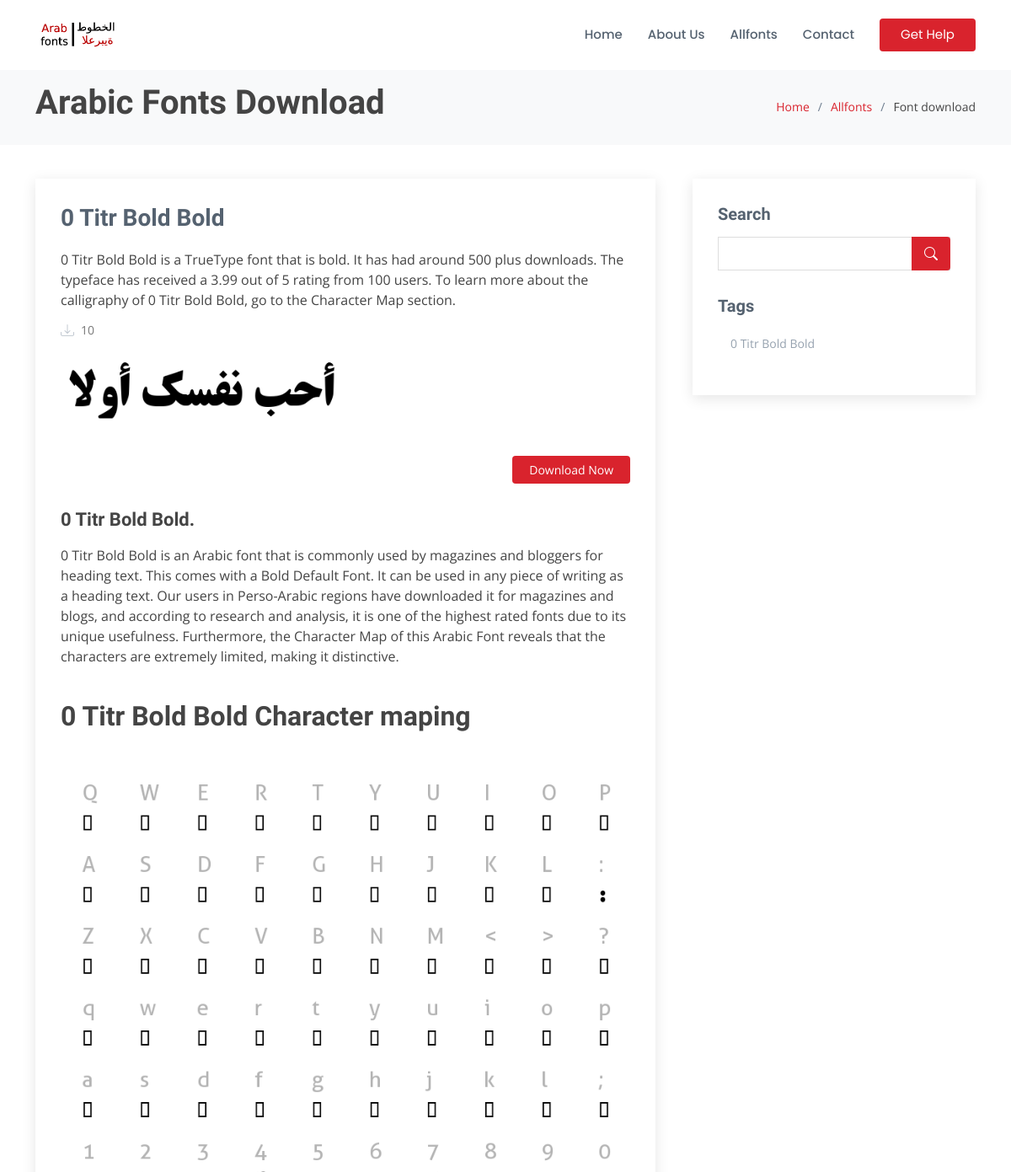
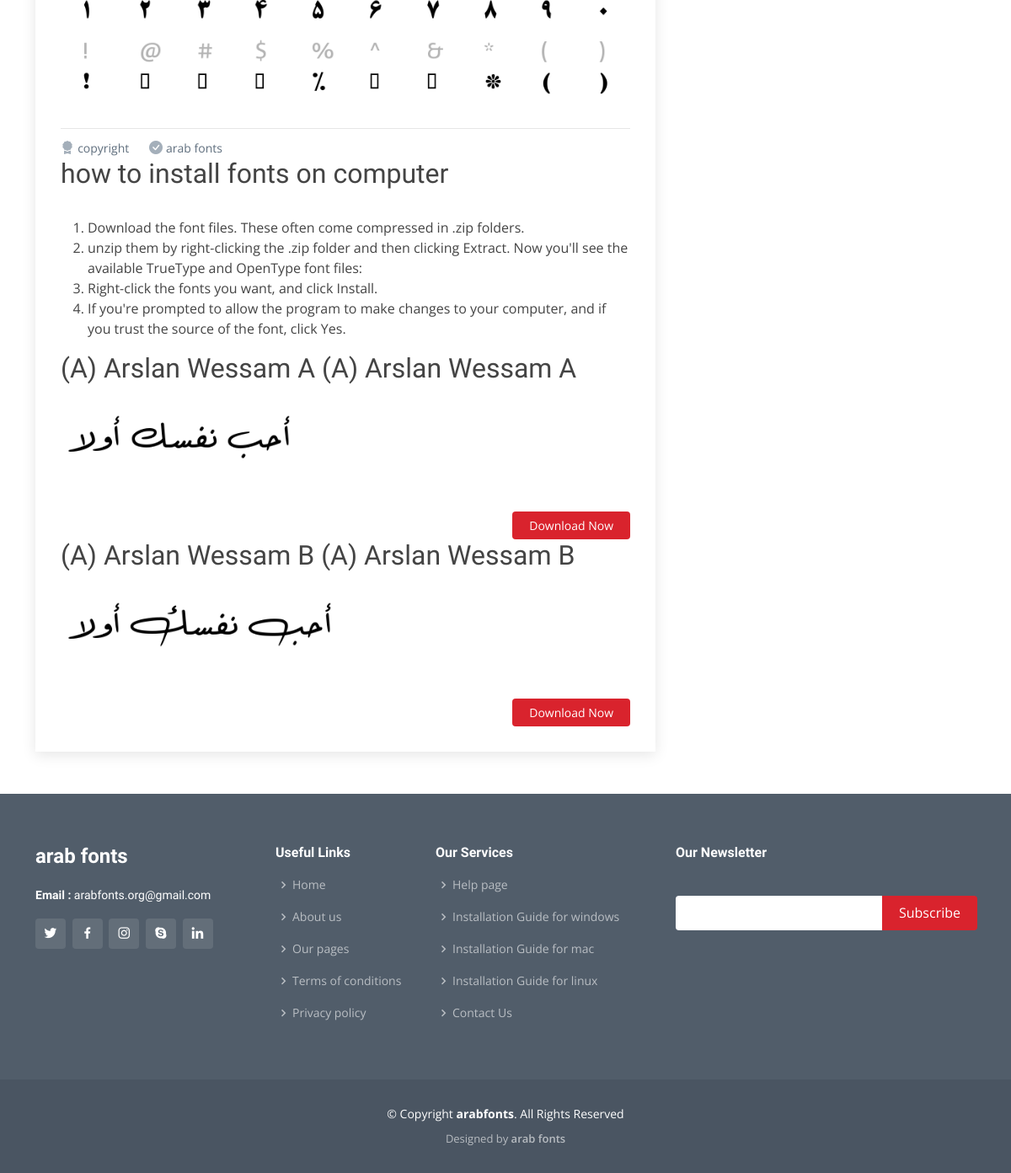
Page /0-titr-bold-bold83x9t/ on the committed database (2 pictures, top to bottom).
### home/models.py (models this page shows, shortened)
class Modification(models.Model):
    websitename = models.CharField(max_length=50)
    ouremail = models.EmailField()
    copyright = models.CharField(max_length=100)
    logo = models.ImageField(upload_to='websiteimages')
    websitediscription = FroalaField()
    favicon = models.ImageField()

class Fonts(models.Model):
    title = models.CharField(max_length=100, unique=True)
    slug = models.SlugField(max_length=200, null=True, blank=True)
    metakeyword = models.CharField(max_length=200, null=True)
    tags = TaggableManager()
    header_image = models.ImageField(upload_to='header_image')
    headerimg_alt = models.CharField(max_length=100, default="arabic fonts")
    upload_fonts = models.FileField(upload_to="upload_fonts")
    short_dis = FroalaField()
    long_dis = FroalaField()
    char_maping = models.ImageField(upload_to='char_maping')
    charimg_alt = models.CharField(max_length=100, default="arabic fonts charecter maping image")
    publish = models.BooleanField(default=False)
    Total_downloads = models.PositiveIntegerField(default=10, blank=False, null= False)
    def __str__(self):
        return self.title

### home/views.py (the view)
# urls.py: path('<slug:slug>/' , fonts_details , name="fonts_details"),
def fonts_details(request, slug):
    websitedata = Modification.objects.latest('websitename', 'websitediscription', 'ouremail', 'copyright', 'logo', 'favicon' )
    allfonts = Fonts.objects.order_by('-Total_downloads')
    title = Fonts.objects.filter(slug = slug).first()
    alltag = Tag.objects.filter(slug = slug).first()
    context = {
        'allfonts': allfonts[:2],
        'title': title,
        'websitedata': websitedata,
        'copyright': copyright,
        'alltag': alltag,
    }
    try:
        fonts_obj = Fonts.objects.filter(slug = slug).first()
        context['fonts_obj'] = fonts_obj
    except Exception as e:
        print(e)
    return render(request , 'fonts_details.html' , context)

### templates/fonts_details.html (shortened to what this page needs)
{% extends 'base.html' %}
{% block content %}
</header>
  <main id="main">
    <section id="breadcrumbs" class="breadcrumbs">
      <div class="container">
        <div class="d-flex justify-content-between align-items-center">
          <h1><strong>Arabic Fonts Download</strong></h1>
          <ol>
            <li><a href="/">Home</a></li>
            <li><a href="allfonts">Allfonts</a></li>
            <li>Font download</li>
          </ol>
        </div>
      </div>
    </section>
    <section id="blog" class="blog">
      <div class="container" data-aos="fade-up">
        <div class="row">
          <div class="col-lg-8 entries">
            <article class="entry entry-single">
              <h2 class="entry-title">
                <a href="/allfonts">{{fonts_obj.title}}</a>
              </h2>
              <div class="entry-content">
                <p>
                  {{fonts_obj.short_dis|safe }}
                </p>
                <div class="entry-meta">
                  <ul>
                    <li class="d-flex align-items-center"><i class="bi bi-download"></i> <a href="/">{{fonts_obj.Total_downloads}}</a></li>
                  </ul>
                </div>
                <img src="/static/{{fonts_obj.header_image}}" class="img-fluid" alt="{{fonts_obj.title}},{{fonts_obj.headerimg_alt}}">
                <div class="read-more">
                  <a href="/static/{{fonts_obj.upload_fonts}}">Download Now</a>
                </div>
                <h3>{{fonts_obj.title}}.</h3>
                <p>
                  {{fonts_obj.long_dis|safe}}
                </p>
                <br>
                <h2><strong>{{fonts_obj.title}} Character maping </strong></h2><br><br>
                <img src="/static/{{fonts_obj.char_maping}}" class="img-fluid" alt="{{fonts_obj.title}}{{fonts_obj.charimg_alt}}">
              </div>
              <div class="entry-footer">
                <i class="bi bi-award-fill"></i>
                <ul class="cats">
                  <li><a href="#">copyright</a></li>
                </ul>
                <i class="bi bi-check-circle-fill"></i>
                <ul class="tags">
                  <li><a href="/">arab fonts </a></li>
                </ul>
              </div>
              <h2>how to install fonts on computer</h2><br>
              <ol>
                <li>Download the font files. These often come compressed in .zip folders.</li>
                <li>unzip them by right-clicking the .zip folder and then clicking Extract. Now you'll see the available TrueType and OpenType font files:</li>
                <li>Right-click the fonts you want, and click Install.</li>
                <li>If you're prompted to allow the program to make changes to your computer, and if you trust the source of the font, click Yes.</li>
              </ol>
              {% for fonts in allfonts %}
                      <h2>{{fonts.title}}</h2>
                      <a href="{% url 'fonts_details' fonts.slug%}"><img src="/static/{{fonts.header_image}}" class="img-fluid" alt="{{fonts.headerimg_alt}}{{fonts.title}}"></a>
                      <div class="entry-content">
                        <div class="read-more">
                          <a href="{% url 'fonts_details' fonts.slug %}">Download Now</a>
                        </div>
                      </div>
                      {% endfor %}
            </article>
          </div>
          <div class="col-lg-4">
            <div class="sidebar">
              <h3 class="sidebar-title">Search</h3>
              <div class="sidebar-item search-form">
                <form action="">
                  <input type="text">
                  <button type="submit"><i class="bi bi-search"></i></button>
                </form>
              </div>
              <h3 class="sidebar-title">Tags</h3>
                <div class="sidebar-item tags">
                <ul>
                  <li><a href="/">{{fonts_obj.title}}</a></li>
                </ul>
              </div>
            </div>
          </div>
        </div>
      </div>
    </section>
  </main>
 {% endblock %}

### templates/header.html (shortened to what this page needs)
{% load static %}
<!DOCTYPE html>
<html lang="en">
<head>
  <link href="{% static 'assets/vendor/animate.css/animate.min.css' %}" rel="stylesheet">
  <link href="{% static 'assets/vendor/bootstrap/css/bootstrap.min.css' %}" rel="stylesheet">
  <link href="{% static 'assets/vendor/bootstrap-icons/bootstrap-icons.css' %}" rel="stylesheet">
  <link href="{% static 'assets/vendor/boxicons/css/boxicons.min.css' %}" rel="stylesheet">
  <link href="{% static 'assets/vendor/glightbox/css/glightbox.min.css' %}" rel="stylesheet">
  <link href="{% static 'assets/vendor/remixicon/remixicon.css' %}" rel="stylesheet">
  <link href="{% static 'assets/vendor/swiper/swiper-bundle.min.css' %}" rel="stylesheet">
  <link href="{% static 'assets/css/style.css' %}" rel="stylesheet">
</head>
<body>
    <header id="header" class="fixed-top d-flex align-items-center">
      <div class="container d-flex align-items-center">
        <a href="/" class="logo me-auto"><img src="/static/{{websitedata.logo}}" alt="" class="img-fluid"></a>
        <nav id="navbar" class="navbar">
          <ul>
            <li><a href="/">Home</a></li>
            <li><a href="/aboutus">About Us</a></li>
            <li><a href="/allfonts">Allfonts</a></li>
            <li><a href="/contact">Contact</a></li>
            <li><a href="/help" class="getstarted">Get Help</a></li>
          </ul>
        </nav>
      </div>

### templates/footer.html (shortened to what this page needs)
{% load static %}
 <footer id="footer">
  <div class="footer-top">
    <div class="container">
      <div class="row">
        <div class="col-lg-3 col-md-6">
          <div class="footer-info">
            <h3>{{ websitedata.websitename }}</h3>
             <p>
              <strong>Email : </strong>{{websitedata.ouremail}}<br>
            </p>
            <div class="social-links mt-3">
              <a href="#" class="twitter"><i class="bx bxl-twitter"></i></a>
              <a href="#" class="facebook"><i class="bx bxl-facebook"></i></a>
              <a href="#" class="instagram"><i class="bx bxl-instagram"></i></a>
              <a href="#" class="google-plus"><i class="bx bxl-skype"></i></a>
              <a href="#" class="linkedin"><i class="bx bxl-linkedin"></i></a>
            </div>
          </div>
        </div>
        <div class="col-lg-2 col-md-6 footer-links">
          <h4>Useful Links</h4>
          <ul>
            <li><i class="bx bx-chevron-right"></i> <a href="/">Home</a></li>
            <li><i class="bx bx-chevron-right"></i> <a href="/aboutus">About us</a></li>
            <li><i class="bx bx-chevron-right"></i> <a href="/pages">Our pages</a></li>
            <li><i class="bx bx-chevron-right"></i> <a href="/termsandcondition">Terms of conditions</a></li>
            <li><i class="bx bx-chevron-right"></i> <a href="/privacypolicy">Privacy policy</a></li>
          </ul>
        </div>
        <div class="col-lg-3 col-md-6 footer-links">
          <h4>Our Services</h4>
          <ul>
            <li><i class="bx bx-chevron-right"></i> <a href="/help">Help page</a></li>
            <li><i class="bx bx-chevron-right"></i> <a href="/install-fonts-on-windows">Installation Guide for windows </a></li>
            <li><i class="bx bx-chevron-right"></i> <a href="/install-fonts-on-linux">Installation Guide for mac</a></li>
            <li><i class="bx bx-chevron-right"></i> <a href="/install-fonts-on-linux">Installation Guide for linux</a></li>
            <li><i class="bx bx-chevron-right"></i> <a href="/contact">Contact Us</a></li>
          </ul>
        </div>
        <div class="col-lg-4 col-md-6 footer-newsletter">
          <h4>Our Newsletter</h4>
          <form action="" method="post">
            <input type="email" name="email"><input type="submit" value="Subscribe">
          </form>
        </div>
      </div>
    </div>
  </div>
  <div class="container">
    <div class="copyright">
      &copy; Copyright <strong><span> {{ websitedata.copyright }}</span></strong>. All Rights Reserved
    </div>
    <div class="credits">
      Designed by <a href="https://arabfonts.com/">{{ websitedata.websitename }}</a>
    </div>
  </div>
</footer>
</body>
</html>

### rows in the picture
Modification: logo (picture), websitename "arab fonts", ouremail "arabfonts.org@gmail.com", copyright "arabfonts"
Fonts: title "0 Titr Bold Bold", short_dis "0 Titr Bold Bold is a TrueType font that is bold. It has had around 500 plus downloads. The typeface has received a 3.99 out of 5 rating from 100 users. To learn more about the calligraphy of 0 Titr Bold Bold, go to the Character Map section.", Total_downloads "10", header_image (picture), long_dis "0 Titr Bold Bold is an Arabic font that is commonly used by magazines and bloggers for heading text. This comes with a Bold Default Font. It can be used in any piece of writing as a heading text. Our users in Perso-Arabic regions have downloaded it for magazines and blogs, and according to research and analysis, it is one of the highest rated fonts due to its unique usefulness. Furthermore, the Character Map of this Arabic Font reveals that the characters are extremely limited, making it distinctive.", char_maping (picture)
Fonts: title "(A) Arslan Wessam A (A) Arslan Wessam A", header_image (picture)
Fonts: title "(A) Arslan Wessam B (A) Arslan Wessam B", header_image (picture)
